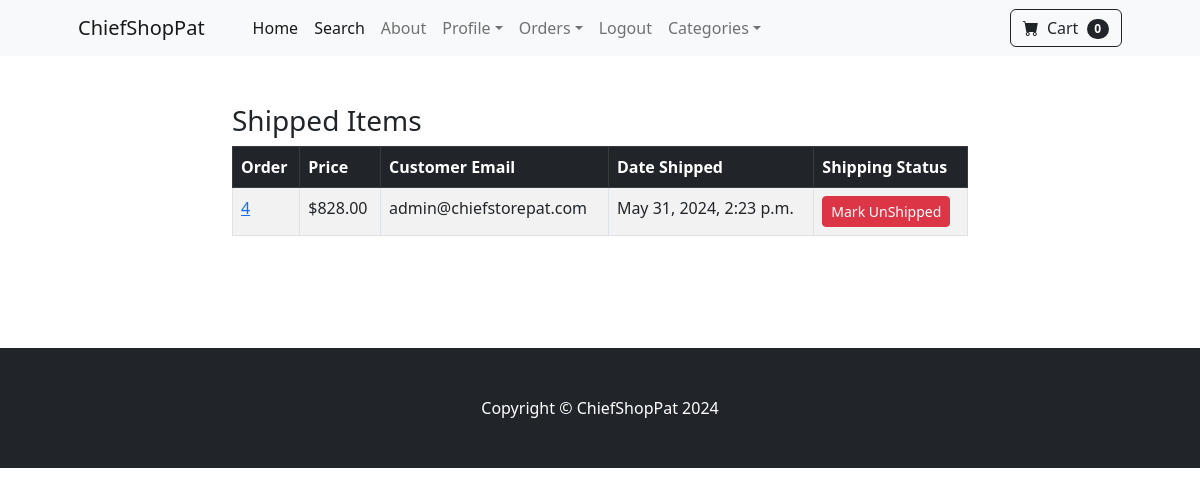
Before: /payment/shipped_dash (signed in) with the older database file.
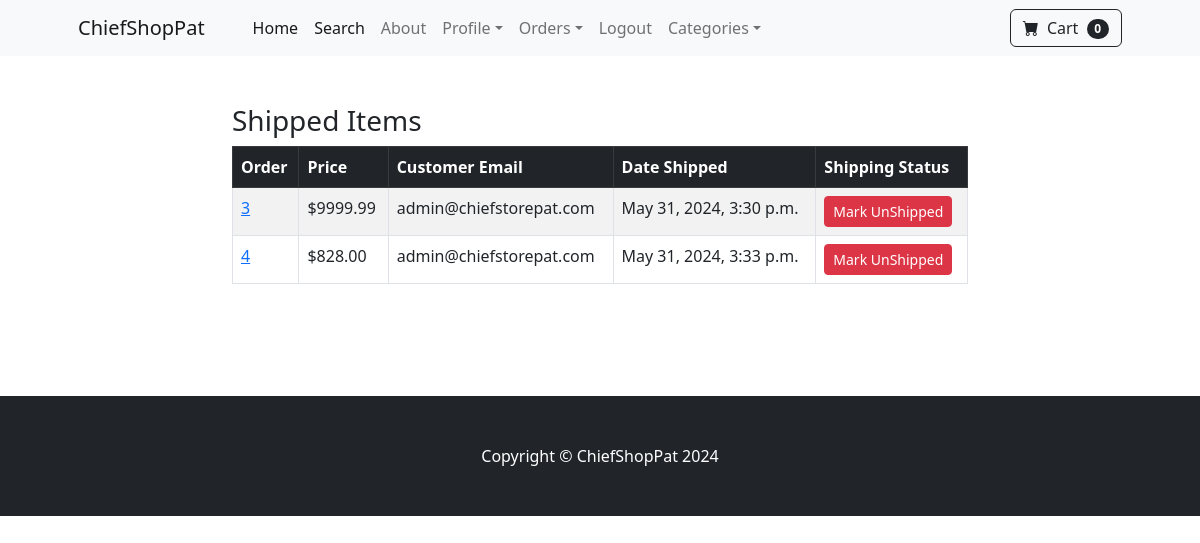
After: the same page with the newer database file.
### payment/models.py (models this page shows, shortened)
class Order(models.Model):
	user = models.ForeignKey(User, on_delete=models.CASCADE, null=True, blank=True)
	full_name = models.CharField(max_length=250)
	email = models.EmailField(max_length=250)
	shipping_address = models.TextField(max_length=15000)
	amount_paid = models.DecimalField(max_digits=7, decimal_places=2)
	date_ordered = models.DateTimeField(auto_now_add=True)
	shipped = models.BooleanField(default=False)
	date_shipped = models.DateTimeField(blank=True, null=True)

### payment/views.py (the view, shortened to what this page needs)
# urls.py: path('shipped_dash', views.shipped_dash, name='shipped_dash'),
def shipped_dash(request):
    if request.user.is_authenticated and request.user.is_superuser:
        orders = Order.objects.filter(shipped=True)
        return render(request, "payment/shipped_dash.html", {"orders":orders})
    else:
        messages.success(request, "Access Denied")
        return redirect('home')

### cart/cart.py (called while the page is built)
    def __len__(self):
        return len(self.cart)

### cart/context_processors.py (called while the page is built)
def cart(request):
    return {'cart': Cart(request)}

### payment/templates/payment/shipped_dash.html (shortened to what this page needs)
{% extends 'base.html' %} {% block content %}
<div class="container my-5">
    <div class="row justify-content-center">
        <div class="col-8">
            <h3>Shipped Items</h3>
            <table class="table table-striped table-hover table-bordered">
                <thead class="table-dark">
                    <tr>
                        <th scope="col">Order</th>
                        <th scope="col">Price</th>
                        <th scope="col">Customer Email</th>
                        <th scope="col">Date Shipped</th>
                        <th scope="col">Shipping Status</th>
                    </tr>
                </thead>
                <tbody>
                    {% for item in orders %}
                    <tr>
                        <td>
                            <a href="{% url 'orders' item.id %}">{{ item.id }}</a>
                        </td>
                        <td>${{ item.amount_paid }}</td>
                        <td>{{ item.email }}</td>
                        <td>{{ item.date_shipped }}</td>
                        <td>
                            <form method="POST">
                                <button
                                    type="Submit"
                                    class="btn btn-danger btn-sm">
                                    Mark UnShipped
                                </button>
                            </form>
                        </td>
                    </tr>
                    {% endfor %}
                </tbody>
            </table>
            <br><br>
        </div>
    </div>
</div>
{% endblock %}

Changed rows visible on the page:
now on this page (row edited): Order: id "3", amount_paid "9999.99", email "admin@chiefstorepat.com", date_shipped "May 31, 2024, 3:30 p.m."
changed Order id 4: date_shipped "May 31, 2024, 2:23 p.m." → "May 31, 2024, 3:33 p.m."
